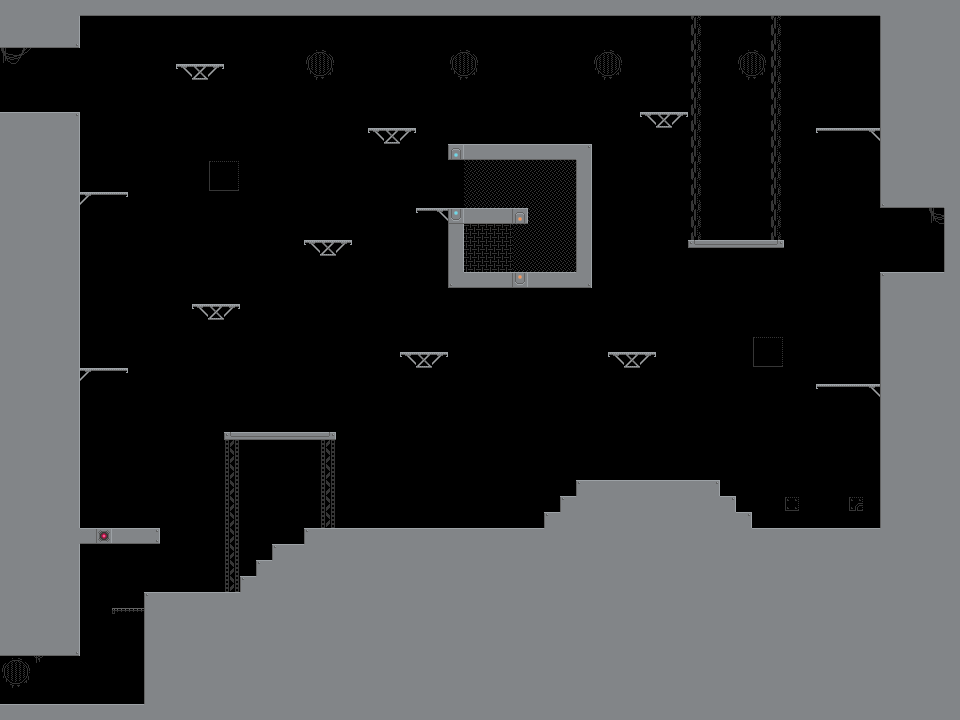

Tiled map render using the project's own tile images. Description and the map definition, with tile-layer contents summarised, below:
An orthogonal 60x45 tile map with 16x16 px tiles, 2 tile layers (Decorations, Platforms) and 60 objects (Last guardian, Wall1, Wall2, Blue, Orange, ...).

<map version="1.8" tiledversion="1.8.5" orientation="orthogonal" renderorder="right-down" width="60" height="45" tilewidth="16" tileheight="16" infinite="0" nextlayerid="13" nextobjectid="81">
 <tileset firstgid="1" name="0x72_16x16RobotTileset.v1" tilewidth="16" tileheight="16" tilecount="1024" columns="32">
  <image source="tileset.png" width="512" height="512" />
  <tile id="482">
   <animation>
    <frame tileid="256" duration="200" />
    <frame tileid="257" duration="200" />
    <frame tileid="258" duration="200" />
   </animation>
  </tile>
  <tile id="483">
   <animation>
    <frame tileid="259" duration="200" />
    <frame tileid="260" duration="200" />
    <frame tileid="261" duration="200" />
   </animation>
  </tile>
  <tile id="820">
   <animation>
    <frame tileid="201" duration="240" />
    <frame tileid="200" duration="240" />
    <frame tileid="199" duration="240" />
    <frame tileid="200" duration="240" />
   </animation>
  </tile>
 </tileset>
 <layer id="3" name="Decorations" width="60" height="45">
  <data>[2700 cells, 124 non-empty, 18 distinct tile ids]</data>
 </layer>
 <layer id="1" name="Platforms" width="60" height="45">
  <data>[2700 cells, 1099 non-empty, 31 distinct tile ids]</data>
 </layer>
 <objectgroup id="9" name="Walls">
  <object id="9" x="304" y="528" width="576" height="32.6667" />
  <object id="11" x="880" y="272" width="16" height="272" />
  <object id="13" x="880" y="0" width="16" height="208" />
  <object id="14" x="896" y="272" width="64" height="16" />
  <object id="16" x="944" y="192" width="16" height="80" />
  <object id="18" x="896" y="192" width="48" height="16" />
  <object id="19" x="80" y="0" width="800" height="16" />
  <object id="20" x="64" y="0" width="16" height="48" />
  <object id="21" x="0" y="32" width="64" height="16" />
  <object id="22" x="0" y="112" width="80" height="16" />
  <object id="23" x="64" y="128" width="16" height="416" />
  <object id="25" x="576" y="480" width="144" height="32.25" />
  <object id="26" x="544" y="512" width="16" height="16" />
  <object id="27" x="560" y="496" width="16" height="31.75" />
  <object id="28" x="720" y="496" width="16" height="32" />
  <object id="29" x="736" y="512" width="16" height="16" />
  <object id="32" x="0" y="704" width="160" height="16" />
  <object id="33" x="0" y="640" width="64" height="16" />
  <object id="34" x="64" y="544" width="16" height="112" />
  <object id="35" x="144" y="592" width="16" height="112" />
  <object id="36" x="160" y="592" width="80" height="16" />
  <object id="37" x="240" y="576" width="16" height="31.75" />
  <object id="38" x="256" y="560" width="16" height="31.75" />
  <object id="39" x="272" y="544" width="32" height="32.25" />
  <object id="40" x="80" y="528" width="80" height="16" />
  <object id="41" x="224.333" y="432" width="111.5" height="7.875" />
  <object id="42" x="816" y="384.125" width="63.75" height="2.625" />
  <object id="43" x="816.182" y="128.182" width="63.6364" height="2.36364" />
  <object id="44" x="640.125" y="112.25" width="47.5" height="2.625" />
  <object id="45" x="608.125" y="352.125" width="47.875" height="2.5" />
  <object id="46" x="416.208" y="208.25" width="31.5" height="2.625" />
  <object id="47" x="176.091" y="64.0985" width="47.5" height="3" />
  <object id="48" x="80.1818" y="368.091" width="47.7273" height="2.81818" />
  <object id="54" x="448" y="144" width="144.25" height="16" />
  <object id="55" x="576" y="160.75" width="16" height="111.25" />
  <object id="56" x="448" y="272" width="143.75" height="16" />
  <object id="59" x="448" y="208" width="16" height="48" />
  <object id="60" x="464" y="208" width="64" height="16" />
  <object id="65" x="0" y="656" width="4" height="48" />
  <object id="68" x="0" y="48" width="2.25" height="64" />
  <object id="71" x="368.25" y="127.833" width="47.5" height="3" />
  <object id="72" x="80.2917" y="192.125" width="47.5" height="3" />
  <object id="73" x="304.428" y="240.143" width="47.75" height="2.625" />
  <object id="74" x="112" y="608" width="32" height="3.09091" />
  <object id="77" x="400.063" y="352.583" width="47.875" height="2.5" />
  <object id="78" x="192.063" y="304.375" width="47.875" height="2.5" />
  <object id="79" x="688.5" y="240.313" width="95" height="7.875" />
 </objectgroup>
 <objectgroup id="10" name="PlayerStart">
  <object id="61" x="38.667" y="695.666">
   <point />
  </object>
 </objectgroup>
 <objectgroup id="8" name="Enemies">
  <properties>
   <property name="turnedLeft" type="bool" value="true" />
  </properties>
  <object id="2" name="Last guardian" x="501" y="192">
   <properties>
    <property name="turnedLeft" type="bool" value="true" />
   </properties>
   <point />
  </object>
  <object id="3" x="66" y="90">
   <point />
  </object>
  <object id="4" x="911.333" y="260">
   <properties>
    <property name="turnedLeft" type="bool" value="true" />
   </properties>
   <point />
  </object>
  <object id="5" x="104" y="349.333">
   <point />
  </object>
  <object id="6" x="852" y="109.333">
   <properties>
    <property name="turnedLeft" type="bool" value="true" />
   </properties>
   <point />
  </object>
  <object id="30" x="644" y="468">
   <properties>
    <property name="turnedLeft" type="bool" value="true" />
   </properties>
   <point />
  </object>
 </objectgroup>
 <objectgroup id="11" name="ElectricWalls">
  <object id="65" name="Wall1" x="448" y="159.75" width="16" height="48.25" />
  <object id="67" name="Wall2" x="512" y="224" width="16" height="47.75">
   <properties>
    <property name="isOrange" type="bool" value="true" />
   </properties>
  </object>
 </objectgroup>
 <objectgroup id="11" name="Terminals">
  <object id="65" name="Blue" x="32" y="80" width="16" height="32">
   <properties>
    <property name="blocking" type="bool" value="false" />
   </properties>
  </object>
  <object id="66" name="Orange" x="928" y="240" width="16" height="32">
   <properties>
    <property name="blocking" type="bool" value="false" />
    <property name="isOrange" type="bool" value="true" />
   </properties>
  </object>
  <object id="67" x="80" y="672" width="16" height="32">
   <properties>
    <property name="isOrange" type="bool" value="true" />
   </properties>
  </object>
 </objectgroup>
 <objectgroup id="12" name="TheButton">
  <object id="69" name="The Button" x="480" y="256" width="16" height="16" />
 </objectgroup>
</map>
